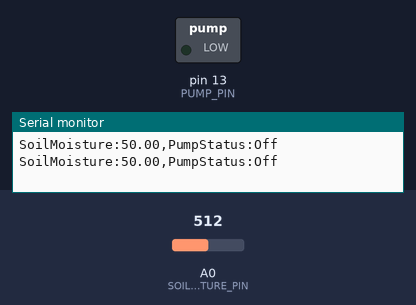
Recording of a sketch running on a simulated Arduino Uno, built with avr-gcc and run on an emulated ATmega328P. On the bench: switched loads named in the sketch (green lamp = pin HIGH), the last lines printed to the serial monitor. The test bench sets the inputs (shaded band); at power-on: A0 (SOIL_MOISTURE_PIN) = 512.

Above: at 2.8 s.
2.9 s: A0 (SOIL_MOISTURE_PIN) set to 913
5.6 s: A0 (SOIL_MOISTURE_PIN) set to 943
At 6.6 s:
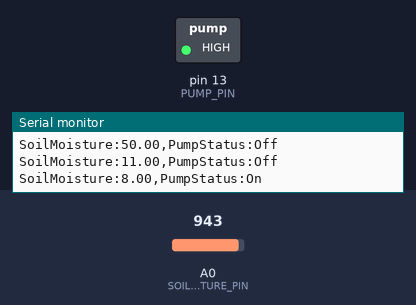
8.3 s: A0 (SOIL_MOISTURE_PIN) set to 900
At 10.9 s:
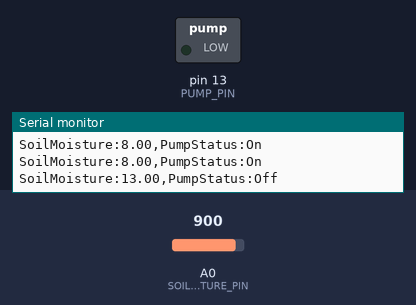
11.5 s: A0 (SOIL_MOISTURE_PIN) set to 1023
At 12.4 s:
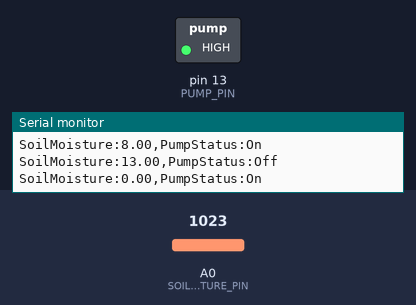
Timing chart, 0 to 14.5 s (numbered marks = the images above; inputs shaded):
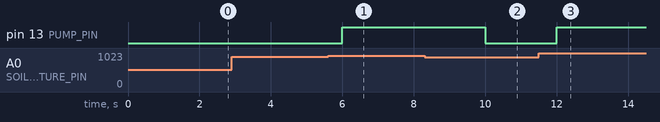

Measured:
- the behaviour switches between 930 and 931 on A0 (SOIL_MOISTURE_PIN) (found by bisection; images 0 and 1)
- after the input at 5.6 s, pin 13 (PUMP_PIN): LOW → HIGH after 0.40 s
- after the input at 8.3 s, pin 13 (PUMP_PIN): HIGH → LOW after 1.7 s
- after the input at 11.5 s, pin 13 (PUMP_PIN): LOW → HIGH after 0.51 s

The sketch:

ArduinoESP_connect_UnoPart.ino
```cpp
#define SOIL_MOISTURE_PIN A0
#define PUMP_PIN 13

// Define threshold for turning on the pump (adjust as needed)
#define MOISTURE_THRESHOLD 10  // adjust according to your requirements

void setup() {
  Serial.begin(9600);
  pinMode(SOIL_MOISTURE_PIN, INPUT);
  pinMode(PUMP_PIN, OUTPUT);
}

void loop() {
  // Read soil moisture
  int soilMoisture = analogRead(SOIL_MOISTURE_PIN);
  // Map the analog reading (0-1023) to a percentage (0-100)
  float moisturePercentage = map(soilMoisture, 0, 1023, 0, 100);
  moisturePercentage = 100 - moisturePercentage;

  // Check if the soil moisture reading is valid
  if (soilMoisture < 0) {
    Serial.println("Failed to read from Soil Moisture sensor!");
    return;
  }

  // Control the pump
  if (moisturePercentage < MOISTURE_THRESHOLD) {
    digitalWrite(PUMP_PIN, HIGH);  // Turn on the pump
  } else {
    digitalWrite(PUMP_PIN, LOW);   // Turn off the pump
  }

  // Send data to ESP32
  Serial.print("SoilMoisture:");
  Serial.print(moisturePercentage);
  Serial.print(",PumpStatus:");
  Serial.println(digitalRead(PUMP_PIN) == HIGH ? "On" : "Off");

  delay(2000);
}
```
